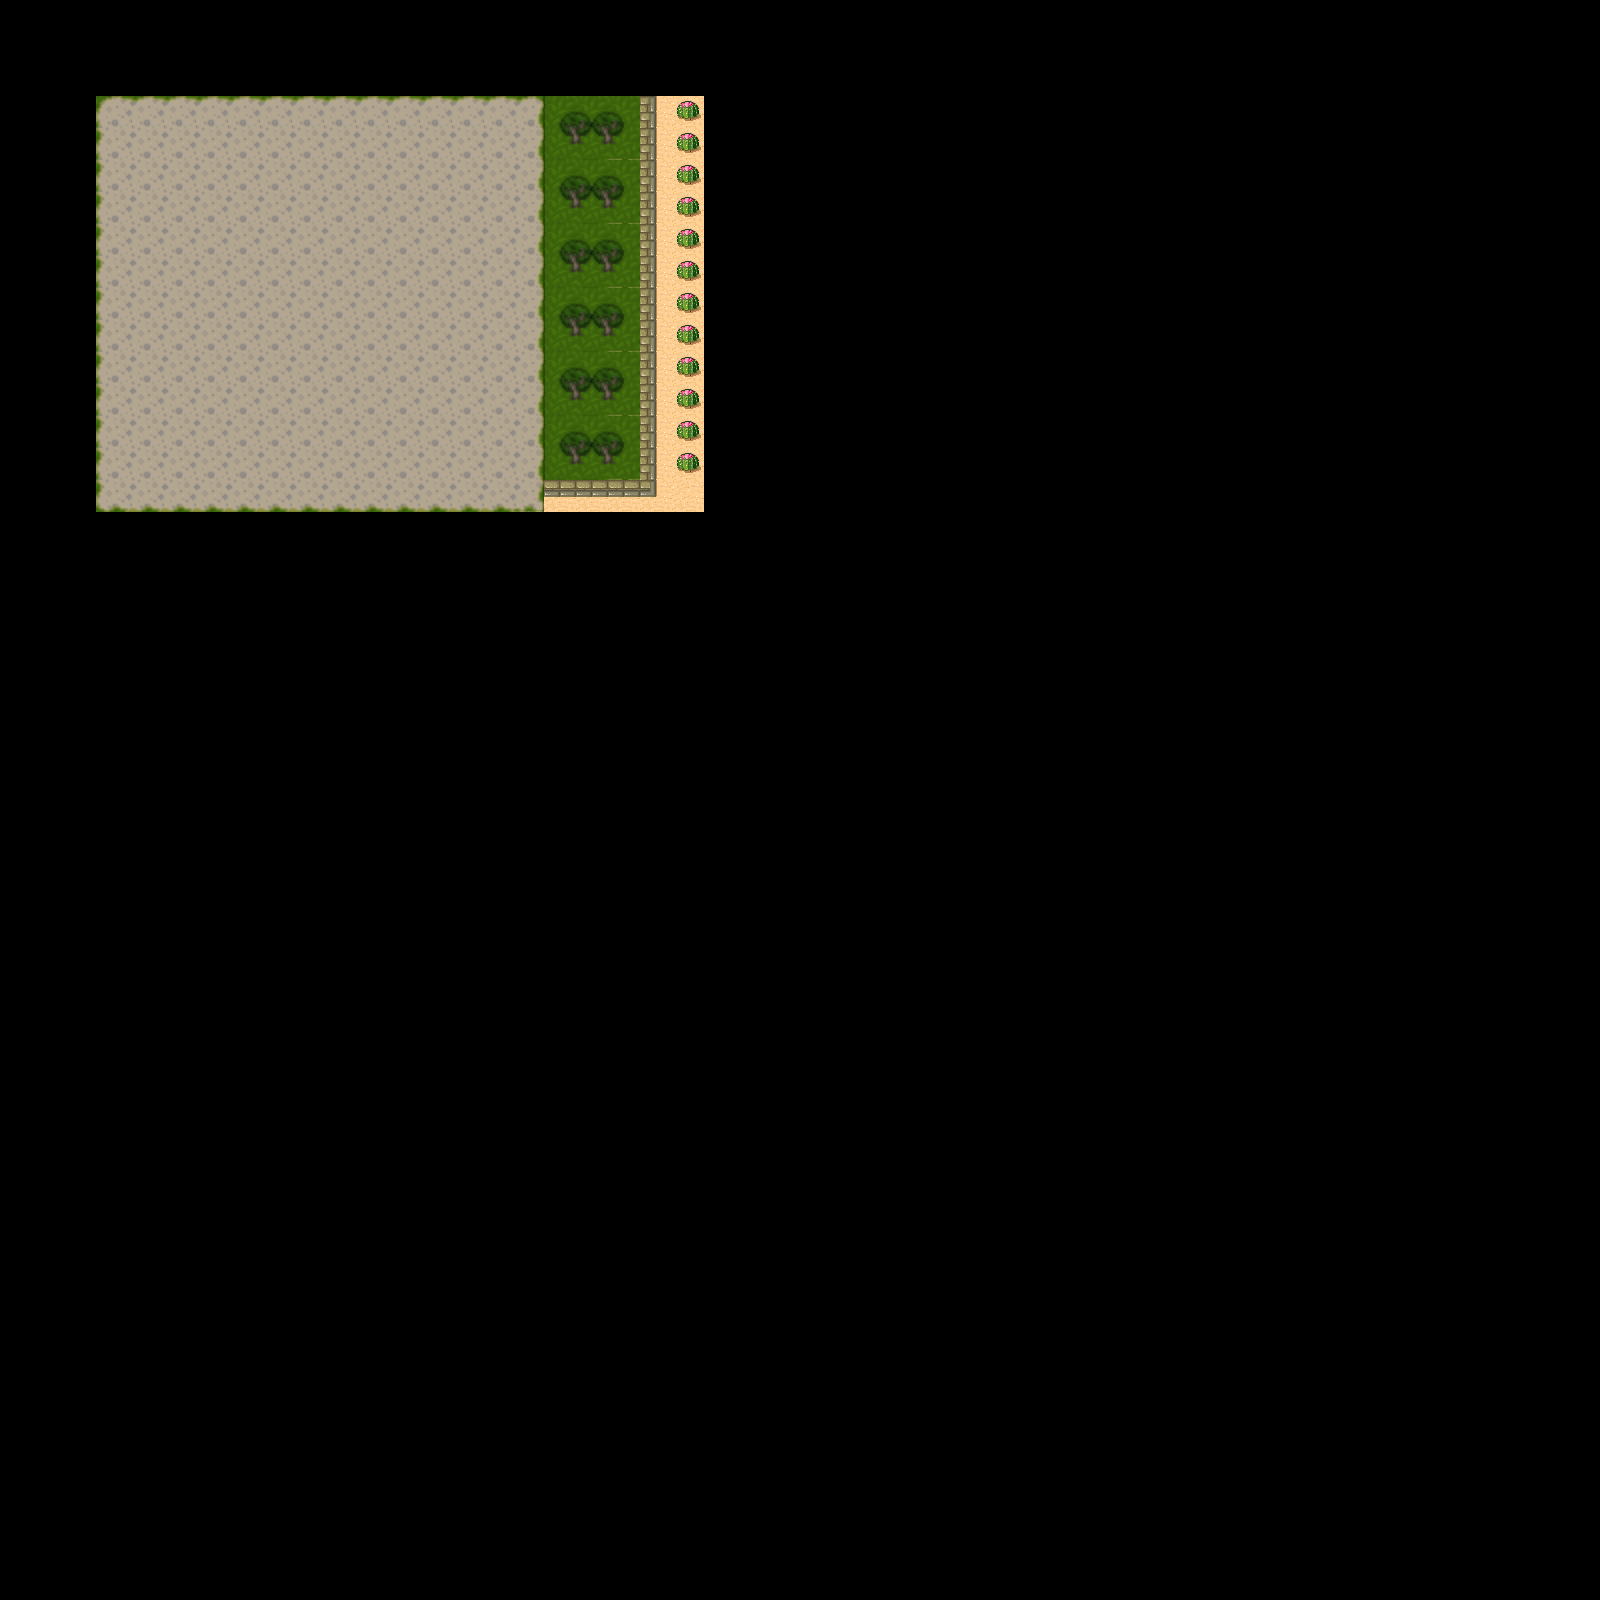

Rendered tile map (Tiled .tmx) drawn with the repository's tilesets; below, a short description and the map source with its tile grids summarised:
An orthogonal 50x50 tile map with 32x32 px tiles, 1 tile layer (Tile Layer 1), 2 tilesets.

<map version="1.0" orientation="orthogonal" width="50" height="50" tilewidth="32" tileheight="32">
 <tileset firstgid="1" name="tmw_desert_spacing" tilewidth="32" tileheight="32" spacing="1" margin="1">
  <image source="tmw_desert_spacing.png" width="265" height="199" />
 </tileset>
 <tileset firstgid="49" name="set_0" tilewidth="32" tileheight="32">
  <image source="set_0.png" width="576" height="576" />
 </tileset>
 <layer name="Tile Layer 1" width="50" height="50">
  <data>[2500 cells, 247 non-empty, 20 distinct tile ids]</data>
 </layer>
</map>
